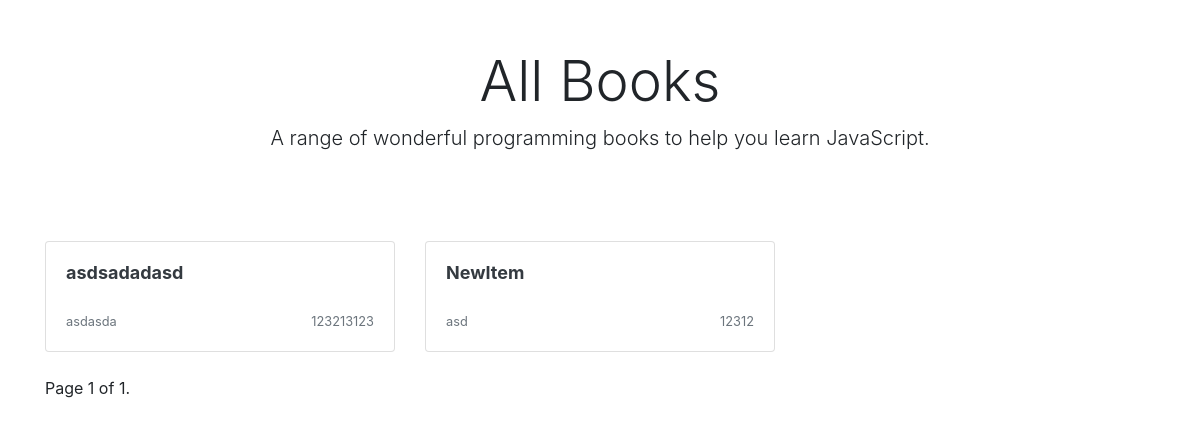
/books/g/asd, run on an earlier commit of the app's database.
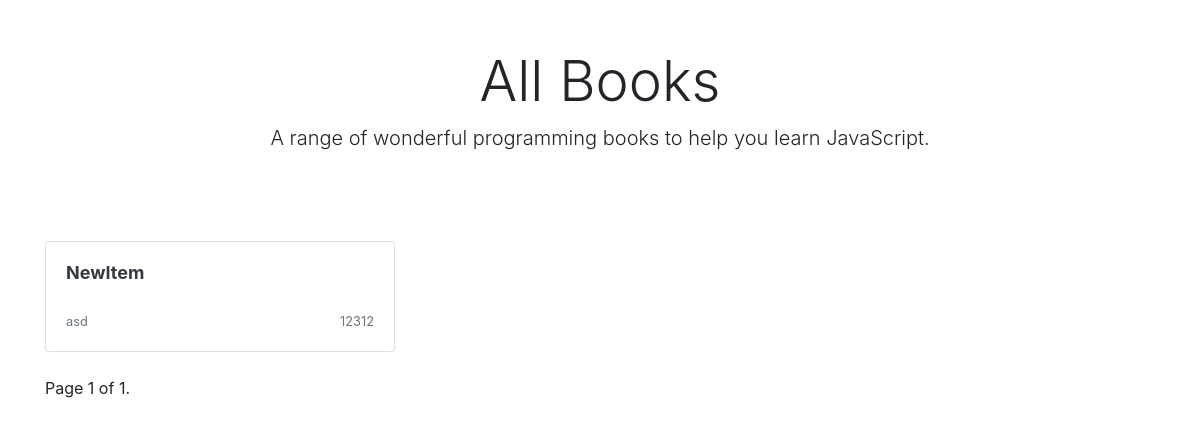
And on a later commit of the database.
### books/models.py (models this page shows, shortened)
class Books(models.Model):
    title = models.CharField(max_length=100)
    slug = models.SlugField(null=True)
    genre = models.CharField(max_length=100)
    author = models.CharField(max_length=100)
    isbn = models.IntegerField()
    count = models.IntegerField(null=True, default=0)

### books/views.py (the view)
# urls.py: path('g/<str:genre>', GenreView.as_view(), name='genre'),
class GenreView(ListView):
    model = Books
    template_name = 'home.html'
    context_object_name = 'books'
    paginate_by = 2  # Pagination over-write
    def get_queryset(self, *args, **kwargs):
        return Books.objects.filter(genre__icontains=self.kwargs.get('genre'))

### books/templates/home.html (shortened to what this page needs)
    {% extends "base.html" %}
    {% block content %}
    <div class="container">
        <div class="px-3 py-3 pt-md-5 pb-md-4 mx-auto text-center">
            <h1 class="display-4">All Books</h1>
            <p class="lead">A range of wonderful programming books to help you learn JavaScript.</p>
        </div>
        <div class="py-5">
            <div class="row">
                {% for book in books %}
                <div class="col-md-4">
                    <a class="text-dark" href="{% url 'books:book-detail' slug=book.slug %}">
                        <div class="card mb-4 box-shadow">
                            <div class="card-body">
                                <h2 style="font-size:18px;font-weight:bold;min-height:42px;">
                                    {{book.title|truncatechars:50}}</h2>
                                <div class="d-flex justify-content-between align-items-center">
                                    <small class="text-muted">{{book.genre}}</small>
                                    <small class="text-muted">{{book.isbn}}</small>
                                </div>
                            </div>
                        </div>
                    </a>
                </div>
                {% endfor %}
            </div>
            <div class="row">
                <div class="col-12">
                    <span class="step-links">
                        <span class="current">
                            Page {{ page_obj.number }} of {{ page_obj.paginator.num_pages }}.
                        </span>
                    </span>
                </div>
            </div>
        </div>
    </div>
    {% endblock %}

What changed in the data, as far as the page shows it:
no longer on this page (row edited): Books: title "asdsadadasd", genre "asdasda", isbn "123213123"
